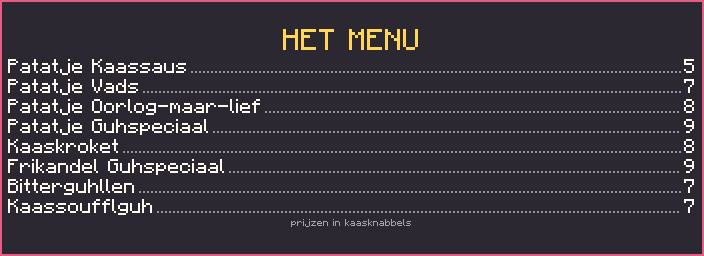
#> input picture tools/features/snackbar_borden/menu.png, 704 x 256 px, found by its file name; its folder holds only this picture in this run
$ python snackbar.py
#> lines starting #> are read from the running program, lines starting #| are printed output that depends on the picture
### tools/features/snackbar_bouw.py
"""
1.8.1: het gebouw De Patatzak (De Guhsnackbar), overgenomen uit variant_b van snackbar-ontwerp/_bron/guhsnackbar.py. The render
scene had a terrain of its own; here only the building, its plate and its foundation are set, so the world's ground runs on
around it. Coordinates below are those of the render (floor y 4, cone at CX, CZ) and are shifted by DX/DZ into the template.
"""
import math
import random

NAAM = "snackbar"
CX, CZ = 25, 18                     # the cone in render coordinates
DX, DZ = -5, -4                     # render -> template
W, H, L = 41, 43, 43                # template size
G = 4                               # floor level (the plate) in the template


def straal(y):
    return 8.4 + (y - 5) * .24


class Bouw:
    """The small part of the render Scene that variant_b uses, writing into a make_structures.Structure."""

    def __init__(self, s):
        self.s = s

    # [17 lines left out: functions set, fill, not called in this run]

    def air(self, x1, y1, z1, x2, y2, z2):
        self.fill(x1, y1, z1, x2, y2, z2, "minecraft:air")

    # [15 lines left out: functions ellipsoid, cylinder, not called in this run]


def st(b, f):
    return f"{b}[facing={f}]"


def trap(b, f):
    return f"{b}[facing={f},half=bottom,shape=straight,waterlogged=false]"


# [14 lines left out: functions tafeltje, bord, not called in this run]


def bouw(h, borden):
    """Makes the template; borden: {name: first tile}."""
    from features import reisguh_plek
    s = h.Structure((W, H, L))
    S = Bouw(s)
    cx, cz = CX, CZ
    # foundation under the plate, then the plate, and room above it (a tree or a hill must not stand in the terrace)
    for x in range(cx - 20, cx + 21):
        for z in range(cz - 14, cz + 28):
            terras = ((x - cx) / 19) ** 2 + ((z - cz - 10) / 16) ** 2 <= 1
            zak = math.hypot(x - cx, z - cz) <= 10
            if terras or zak:
                S.fill(x, 0, z, x, G - 1, z, "minecraft:dirt")
                S.set(x, G, z, "knuffelklinkers")
                if x + DX >= 0:
                    S.air(x, G + 1, z, x, G + 6, z)
    S.cylinder(cx, cz, 8, 4, 4, "tegel_hartjes")
    # the inside of the cone stays empty
    for y in range(5, 22):
        S.cylinder(cx, cz, straal(y) - 1.1, y, y, "minecraft:air")
    for y in range(5, 24):
        r = straal(y)
        for x in range(cx - 14, cx + 15):
            for z in range(cz - 14, cz + 15):
                d = math.hypot(x - cx, z - cz)
                if r - 1.1 < d <= r:
                    a = math.atan2(z - cz, x - cx)
                    streep = int((a + math.pi) / (2 * math.pi) * 12 + .5) % 2
                    S.set(x, y, z, "pleister_framboos" if streep else "minecraft:quartz_block")
    S.cylinder(cx, cz, straal(12) - 1, 12, 12, "pleister_boter")
    # the fries
    rng = random.Random(4)
    r = straal(23)
    for x in range(int(cx - r), int(cx + r) + 1):
        for z in range(int(cz - r), int(cz + r) + 1):
            d = math.hypot(x - cx, z - cz)
            if d <= r - 1.0:
                top = 24 + rng.randint(1, 4) + int((r - d) * .75)
                S.fill(x, 22, z, x, top, z, "minecraft:yellow_concrete" if rng.random() < .55 else "pleister_boter")
    # a dollop of sauce
    S.ellipsoid(cx, 33, cz, 7, 3, 7, "minecraft:quartz_block", ymin=31)
    S.ellipsoid(cx - 1, 35, cz, 4, 2.4, 4, "minecraft:quartz_block")
    S.ellipsoid(cx - 1, 37, cz, 2, 1.8, 2, "minecraft:quartz_block")
    # the fork
    for i in range(15):
        y, x = 27 + i, cx + 7 + i // 3
        for dz in (-2, 0, 2) if i > 9 else (0,):
            S.set(x, y, cz + 3 + dz, "pleister_framboos")
        if i == 9:
            S.fill(x, y, cz + 1, x, y, cz + 5, "pleister_framboos")
    # the way in and the awning on the south side, the hatch south east
    S.air(cx - 2, 5, cz + 6, cx + 2, 8, cz + 12)
    for x in range(cx - 4, cx + 5):
        b = "dakpan_roze_trap" if x % 2 else "guh_dakpan_wit_trap"
        S.set(x, 10, cz + 11, trap(b, "north"))
        S.set(x, 9, cz + 12, trap(b, "north"))
    S.air(cx + 5, 7, cz + 4, cx + 8, 8, cz + 11)
    # the counter with the pans, the machines against the back wall
    for a in range(-170, -9, 8):
        x = cx + 6 * math.cos(math.radians(a))
        z = cz + 3 + 4.6 * math.sin(math.radians(a))
        S.set(round(x), 5, round(z), st("besteltafel", "south"))
    for dx in (-5, -3, -1, 1, 3, 5):
        S.set(cx + dx, 5, cz - 7 + abs(dx) // 3, st("frituurautomaat", "south"))
    for dx in (-3, -1, 1, 3):
        S.set(cx + dx, 6, cz - 2, st("frying_pan", "south"))
    S.set(cx, 5, cz - 6, "minecraft:chest", {"facing": "south", "type": "single", "waterlogged": "false"},
          {"id": "minecraft:chest", "LootTable": "guhs:chests/snackbar"})
    # the signs: the menu (one block in front of the render's wall, against the block in front of the machines), the name
    bord(S, cx - 5, 7, cz - 5, 11, 4, borden["menu"])
    bord(S, cx - 8, 17, cz + 13, 17, 4, borden["naam"])
    bord(S, cx - 5, 12, cz + 11, 10, 2, borden["snackbar"])
    for x in (cx - 6, cx + 6):
        S.fill(x, 18, cz + 12, x, 19, cz + 12, "pleister_boter")
    tafeltje(S, cx - 6, 5, cz + 4, "e")
    tafeltje(S, cx + 6, 5, cz + 4, "w")
    # the terrace
    tafeltje(S, cx - 12, 5, cz + 17)
    tafeltje(S, cx - 5, 5, cz + 20)
    tafeltje(S, cx + 7, 5, cz + 20)
    tafeltje(S, cx + 14, 5, cz + 15)
    S.set(cx - 12, 6, cz + 17, "snackbar_parasol", {"geel": "false"})
    S.set(cx + 7, 6, cz + 20, "snackbar_parasol", {"geel": "true"})
    S.set(cx + 17, 5, cz + 18, st("park_prullenbak", "west"))
    for x in (cx - 16, cx + 18):
        S.set(x, 5, cz + 6, "seizoensbloembak")
    # the jigsaw in the middle (the structure is placed by it)
    s.set(W // 2, 0, L // 2, "minecraft:jigsaw", {"orientation": "up_north"},
          {"id": "minecraft:jigsaw", "name": "guhs:snackbar_midden", "target": "minecraft:empty", "pool": "minecraft:empty",
           "final_state": "minecraft:dirt", "joint": "rollable", "placement_priority": 0, "selection_priority": 0})
    # the characters: the Snackbar-guh behind the counter, a Reisguh on the terrace
    ms = h.ms
    gx, gz = cx + 0.5 + DX, cz - 3.5 + DZ
    s.entity(gx, float(G + 1), gz, {"id": "guhs:guh_npc", "Kind": "snackbarguh", "PersistenceRequired": ms.Byte(1), "Rotation": ms.floats(0.0, 0.0)})
    plekken = [(cx + DX + 4, G + 1, cz + DZ + 14), (cx + DX + 5, G + 1, cz + DZ + 14), (cx + DX - 5, G + 1, cz + DZ + 14)]
    reisguh_plek.zet(s, plekken, "Guhsnackbar", 0.0, ms.Byte, ms.floats, "snackbar")
    return s


# [12 lines left out: function check, not called in this run]

### tools/features/snackbar.py
"""
1.8.1: De Guhsnackbar. Java: feature/snackbar (SnackbarFeature, SnackbarGuh, SnackbarBescherming, SnackbarBordBlock, SnackbarParasolBlock).

  build(h)    the structure guhs:snackbar (De Patatzak, tools/features/snackbar_bouw.py), the wide signs (the tile block
              snackbar_bord: one texture per sign from tools/features/snackbar_borden, a model per tile), the parasol, the
              Snackbarkompas (recoloured frames of the Heiligdomkompas), the Snackbar-guh's skin, the chest loot and the texts
              (Dutch in nl_nl, English in tools/lang/en/c218_snackbar.json)
  ftb(fq)     a section in the Knuffeldal chapter: find the building, get the compass

The signs are textures, so they read Dutch in both languages.
Standalone (from the project root): PYTHONPATH="tools;tools/features" python tools/features/snackbar.py
"""
import colorsys
import json
import os
import shutil
import sys

from PIL import Image

FTB_CHAPTER = "guhs_knuffeldal"
FTB_SECTION = "De Guhsnackbar"

NAAM = "snackbar"
BORDEN_MAP = os.path.join("tools", "features", "snackbar_borden")
BORDEN = [("menu", 11, 4), ("naam", 17, 4), ("snackbar", 10, 2)]      # name, width, height (the order numbers the tiles)
PRIJZEN = {"patatje_vads": 24, "patatje_oorlog": 24, "bitterguhllen": 32, "kaassoufflguh": 32, "kaaskroket": 32,
           "patatje_guhspeciaal": 40, "frikandel_guhspeciaal": 48, "vetste_hap": 256}    # same as SnackbarGuh.PRIJZEN
RECEPTNAAM = {"patatje_vads": ("Patatje Vads", "Chonky Fries"), "patatje_oorlog": ("Patatje Oorlog-maar-lief", "War-but-Sweet Fries"),
              "bitterguhllen": ("Bitterguhllen", "Bitterguhllen"), "kaassoufflguh": ("Kaassoufflguh", "Cheese Soufflguh"),
              "kaaskroket": ("Kaaskroket", "Cheese Croquette"), "patatje_guhspeciaal": ("Patatje Guhspeciaal", "Guh Special Fries"),
              "frikandel_guhspeciaal": ("Frikandel Guhspeciaal", "Guh Special Frikandel"), "vetste_hap": ("De Vetste Hap", "The Chonkiest Bite")}
T = "gui.guhs.snackbar."


# [35 lines left out: function teksten, not called in this run]


def eerste_tegels():
    uit, n = {}, 0
    for naam, b, h_ in BORDEN:
        uit[naam] = n
        n += b * h_
#> (the call stopped at in bouw, `s = h.Structure((W, H, L))`: make_v2 is not available in this run)
    return uit, n


def borden(h):
    """Every tile a model with its piece of the sign's texture, a blockstate for every direction."""
    eerste, totaal = eerste_tegels()
    assert totaal == 132, totaal
    variants = {}
    for naam, b, ho in BORDEN:
        tex = f"snackbar_bord_{naam}"
        h.save(Image.open(os.path.join(BORDEN_MAP, naam + ".png")).convert("RGBA"), "block", tex + ".png")
#> (this line was passed over: make_v2 is not available in this run)
        for rij in range(ho):
            for kol in range(b):
                nr = eerste[naam] + rij * b + kol
                u0, u1 = 16 * kol / b, 16 * (kol + 1) / b
                v0, v1 = 16 * rij / ho, 16 * (rij + 1) / ho
                vlak = {"uv": [u0, v0, u1, v1], "texture": "#t"}
                h.w(f"{h.A}/models/block/snackbar_bord_{nr}.json", {
                    "textures": {"t": f"guhs:block/{tex}", "particle": f"guhs:block/{tex}"},
                    "elements": [{"from": [0, 0, 0], "to": [16, 16, 1], "faces": {"south": vlak, "north": vlak}}]})
                for facing, y in (("south", 0), ("west", 90), ("north", 180), ("east", 270)):
                    v = {"model": f"guhs:block/snackbar_bord_{nr}"}
                    if y:
                        v["y"] = y
                    variants[f"facing={facing},tegel={nr}"] = v
#> (the call stopped at in borden, `h.w(f"{h.A}/models/block/snackbar_bord_{nr}.json", { "textures": {"t":..`: make_v2 is not available in this run)
    h.w(f"{h.A}/blockstates/snackbar_bord.json", {"variants": variants})


def parasol(h):
    for naam, kleur in (("roze", (232, 92, 132)), ("geel", (250, 214, 90))):
        img = Image.new("RGBA", (16, 16), (255, 250, 240, 255))
        for x in range(16):
            if x // 4 % 2:
                for y in range(16):
                    img.putpixel((x, y), kleur + (255,))
        h.save(img, "block", f"snackbar_parasol_{naam}.png")
        doek = {"uv": [0, 0, 16, 16], "texture": "#d"}
        stok = {"uv": [0, 0, 2, 16], "texture": "#s"}
        h.w(f"{h.A}/models/block/snackbar_parasol_{naam}.json", {
            "textures": {"d": f"guhs:block/snackbar_parasol_{naam}", "s": "minecraft:block/birch_planks", "particle": f"guhs:block/snackbar_parasol_{naam}"},
            "elements": [
                {"from": [7, 0, 7], "to": [9, 28, 9], "faces": {f: stok for f in ("north", "south", "east", "west")}},
                {"from": [-8, 26, -8], "to": [24, 28, 24], "faces": {f: doek for f in ("north", "south", "east", "west", "up", "down")}},
                {"from": [-2, 28, -2], "to": [18, 30, 18], "faces": {f: doek for f in ("north", "south", "east", "west", "up", "down")}},
                {"from": [3, 30, 3], "to": [13, 32, 13], "faces": {f: doek for f in ("north", "south", "east", "west", "up", "down")}}]})
#> this loop made 1 pass
#> pass 1, in parasol, `img = Image.new("RGBA", (16, 16), (255, 250, 240, 255))`:
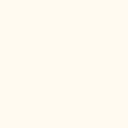
#> img: PIL image 16x16 RGBA (shown 8 times larger); mean R, G, B, A 255, 250, 240, 255
#> after the loop:
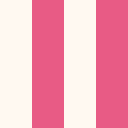
#> img: PIL image 16x16 RGBA (shown 8 times larger); mean R, G, B, A 243.5, 171, 186, 255
    h.w(f"{h.A}/blockstates/snackbar_parasol.json", {"variants": {
        "geel=false": {"model": "guhs:block/snackbar_parasol_roze"}, "geel=true": {"model": "guhs:block/snackbar_parasol_geel"}}})
    h.w(f"{h.A}/models/item/snackbar_parasol.json", {"parent": "guhs:block/snackbar_parasol_roze"})
    h.w(f"{h.D}/loot_table/blocks/snackbar_parasol.json", {"type": "minecraft:block", "pools": [
        {"rolls": 1, "entries": [{"type": "minecraft:item", "name": "guhs:snackbar_parasol"}], "conditions": [{"condition": "minecraft:survives_explosion"}]}]})


def kompas(h):
    """The frames of the Heiligdomkompas, the case turned fry yellow."""
    bron = os.path.join(h.A, "textures", "item")
    for i in range(32):
        img = Image.open(os.path.join(bron, f"heiligdom_kompas_{i:02d}.png")).convert("RGBA")
        for x in range(img.width):
            for y in range(img.height):
                r, g, b, a = img.getpixel((x, y))
                if a:
                    tint, licht, verz = colorsys.rgb_to_hls(r / 255, g / 255, b / 255)
                    if verz > 0.15:
                        r2, g2, b2 = colorsys.hls_to_rgb(0.13, licht, min(1.0, verz + .1))
                        img.putpixel((x, y), (int(r2 * 255), int(g2 * 255), int(b2 * 255), a))
        n = f"snackbarkompas_{i:02d}"
        h.save(img, "item", n + ".png")
        h.w(f"{h.A}/models/item/{n}.json", {"parent": "minecraft:item/generated", "textures": {"layer0": f"guhs:item/{n}"}})
    h.w(f"{h.A}/models/item/snackbarkompas.json", {"parent": "minecraft:item/generated", "textures": {"layer0": "guhs:item/snackbarkompas_16"}})


def loot(h):
    def e(item, gewicht, lo, hi):
        return {"type": "minecraft:item", "name": item, "weight": gewicht,
                "functions": [{"function": "minecraft:set_count", "count": {"type": "minecraft:uniform", "min": lo, "max": hi}}]}
    h.w(f"{h.D}/loot_table/chests/snackbar.json", {"type": "minecraft:chest", "pools": [{"rolls": {"type": "minecraft:uniform", "min": 3, "max": 5}, "entries": [
        e("guhs:kaas_knabbels", 6, 8, 24), e("guhs:gefrituurde_kaasknabbels", 4, 4, 12), e("guhs:mika_vet", 3, 2, 6),
        e("guhs:patatje_kaassaus", 3, 1, 3), e("minecraft:potato", 4, 4, 12)]}]})


def gebouw(h):
    from features import snackbar_bouw as B
    eerste, _ = eerste_tegels()
    s = B.bouw(h, eerste)
    fout = B.check(s)
    if fout:
        raise SystemExit("snackbar check failed:\n  " + "\n  ".join(fout))
    s.save(NAAM)
    h.TEMPLATE_SIZES[NAAM] = 26      # the flatness check reaches over the cone and the terrace
    h.FLATNESS[NAAM] = 8             # no half mountains: rough ground gets no snackbar
    h.structure(NAAM, h.GUHMENSION_LAND, spacing=32, separation=12, salt=20261031, start_y=-B.G, reach=60, centre="guhs:snackbar_midden",
                spawn_overrides={"monster": {"bounding_box": "piece", "spawns": []}})
    print(f"snackbar: De Patatzak ok ({len(s.blocks)} blocks)")


def build(h):
    gebouw(h)
    borden(h)
    parasol(h)
#> (the call stopped at in parasol, `h.save(img, "block", f"snackbar_parasol_{naam}.png")`: make_v2 is not available in this run)
    kompas(h)
#> (the call stopped at in kompas, `bron = os.path.join(h.A, "textures", "item")`: make_v2 is not available in this run)
    loot(h)
    bron = os.path.join(h.A, "textures", "entity", "npc_grillguh.png")
    if os.path.exists(bron):
        shutil.copyfile(bron, os.path.join(h.A, "textures", "entity", "npc_snackbarguh.png"))
    for k, (nl, en) in teksten().items():
        h.lang(k, en, nl)


# [6 lines left out: function ftb, not called in this run]


FTB_EN = {
    "snackbar_kompas": ("Snackbar Compass", "Buy a Snackbar Compass from the &dvads tamer&r: it points to the nearest Guhsnackbar."),
    "snackbar_vinden": ("The Fry Cone", "Find &6The Guhsnackbar&r, the giant cone of fries in the Guhmension. The &dSnackbar Guh&r sells snacks and teaches recipes."),
}


def _direct():
    sys.path.insert(0, "tools")
    import make_v2 as h
    build(h)
#> (the call stopped at in build, `bron = os.path.join(h.A, "textures", "entity", "npc_grillguh.png")`: make_v2 is not available in this run)
    T_ = teksten()
    ftb_en = {"ftb.guhs_knuffeldal.section.extra_snackbar": "The Guhsnackbar"}
    for key, (titel, tekst) in FTB_EN.items():
        ftb_en[f"ftb.guhs_knuffeldal.q.{key}.title"] = titel
        ftb_en[f"ftb.guhs_knuffeldal.q.{key}.desc"] = tekst
    with open(os.path.join("tools", "lang", "en", "c218_snackbar_ftb.json"), "w", encoding="utf-8", newline="\n") as f:
        json.dump(ftb_en, f, indent=2, ensure_ascii=False)
        f.write("\n")
    with open(os.path.join("tools", "lang", "en", "c218_snackbar.json"), "w", encoding="utf-8", newline="\n") as f:
        json.dump({k: en for k, (nl, en) in T_.items()}, f, indent=2, ensure_ascii=False)
        f.write("\n")
    for taal, i in (("nl_nl", 0), ("en_us", 1)):
        p = os.path.join("src", "main", "resources", "assets", "guhs", "lang", f"{taal}.json")
        with open(p, encoding="utf-8") as fh:
            d = json.load(fh)
        d.update({k: v[i] for k, v in T_.items()})
        with open(p, "w", encoding="utf-8", newline="\n") as fh:
            json.dump(d, fh, indent=2, ensure_ascii=False)
            fh.write("\n")
    a = os.path.join("src", "main", "resources", "assets", "guhs", "items")
    with open(os.path.join(a, "heiligdom_kompas.json"), encoding="utf-8") as f:
        k = f.read().replace("heiligdom_kompas", "snackbarkompas")
    with open(os.path.join(a, "snackbarkompas.json"), "w", encoding="utf-8", newline="\n") as f:
        f.write(k)
    with open(os.path.join(a, "snackbar_parasol.json"), "w", encoding="utf-8", newline="\n") as f:
        json.dump({"model": {"type": "minecraft:model", "model": "guhs:block/snackbar_parasol_roze"}}, f, indent=2)
        f.write("\n")
    print(f"snackbar: {len(T_)} texts")


if __name__ == "__main__":
#> (the run stopped early here; a loop or call above may not have finished)
